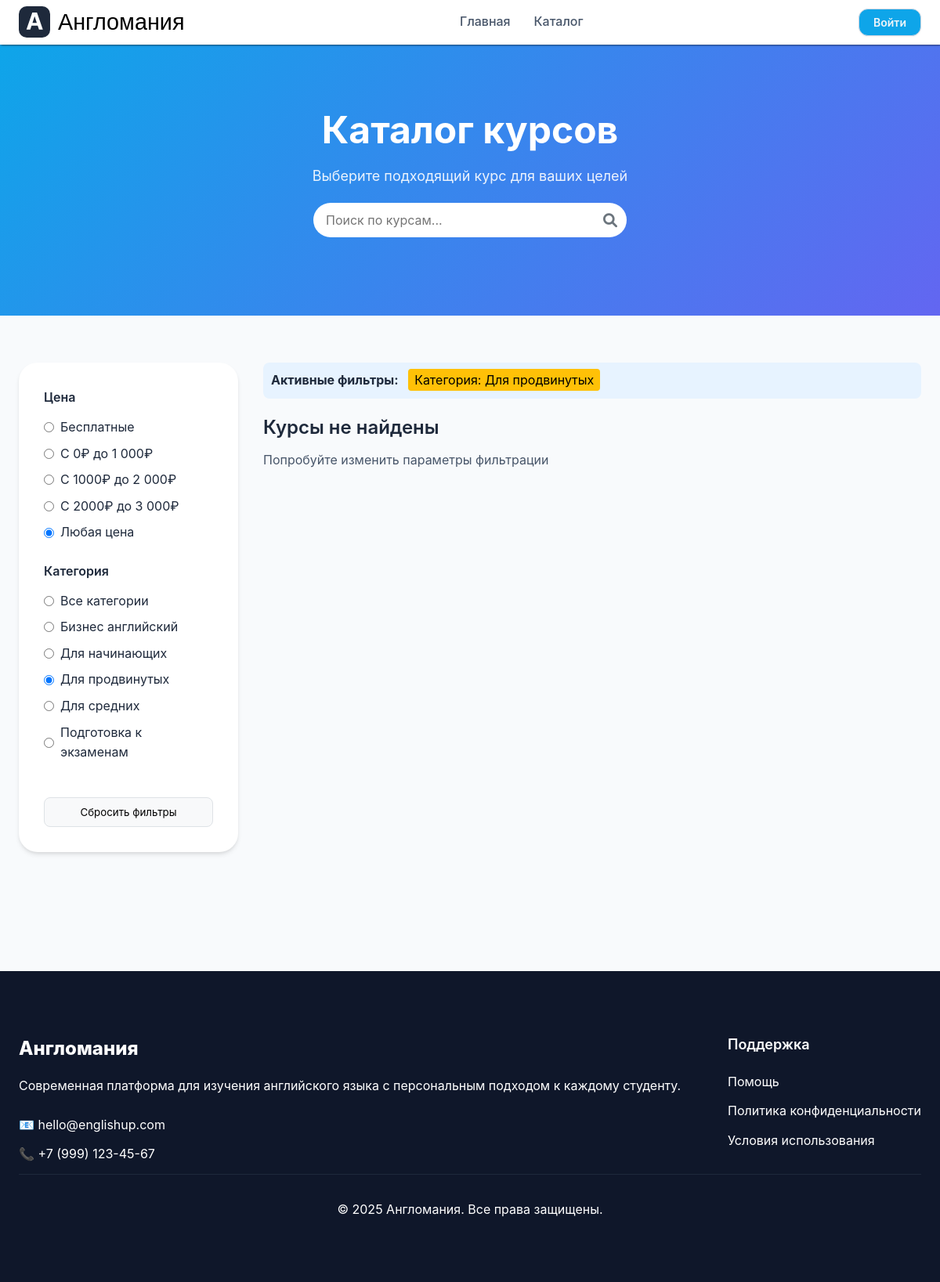
Screenshot of /index.php?page=catalog&category=advanced with the database file from the repository.
### tables this page shows
CREATE TABLE `categories` (
  `id` int NOT NULL,
  `name` varchar(255) NOT NULL,
  `description` text,
  `slug` varchar(255) NOT NULL,
  `created_at` timestamp NULL DEFAULT CURRENT_TIMESTAMP,
  `updated_at` timestamp NULL DEFAULT CURRENT_TIMESTAMP ON UPDATE CURRENT_TIMESTAMP
);

### db/database.php (called while the page is built, shortened)
<?php
function getDBConnection() {
    static $pdo = null;
    if ($pdo === null) {
        try {
            $dsn = "mysql:host=" . DB_HOST . ";dbname=" . DB_NAME . ";charset=" . DB_CHARSET;
            $options = [
                PDO::ATTR_ERRMODE => PDO::ERRMODE_EXCEPTION,
                PDO::ATTR_DEFAULT_FETCH_MODE => PDO::FETCH_ASSOC,
                PDO::ATTR_EMULATE_PREPARES => false,
            ];
            $pdo = new PDO($dsn, DB_USER, DB_PASS, $options);
        } catch (PDOException $e) {
            die("Ошибка подключения к базе данных: " . $e->getMessage());
        }
    }
    return $pdo;
}
function query($sql, $params = []) {
    $pdo = getDBConnection();
    $stmt = $pdo->prepare($sql);
    $stmt->execute($params);
    return $stmt->fetchAll();
}
?>

### includes/courses.php (called while the page is built, shortened)
<?php
require_once __DIR__ . '/../db/database.php';
function getCategories() {
    return query("SELECT * FROM categories ORDER BY name ASC");
}
?>

### pages/catalog.php (the view, shortened to what this page needs)
<?php
$filters = [
    'category' => $_GET['category'] ?? '',
    'price_min' => isset($_GET['price_min']) ? (int)$_GET['price_min'] : null,
    'price_max' => isset($_GET['price_max']) ? (int)$_GET['price_max'] : null,
    'rating' => isset($_GET['rating']) ? (float)$_GET['rating'] : '',
    'search' => $_GET['search'] ?? '',
    'sort' => $_GET['sort'] ?? '',
    'price_range' => $_GET['price_range'] ?? ''
];
$courses = getCourses($filters);
$categories = getCategories();
?>
<section class="catalog-section">
    <div class="catalog-header">
        <div class="container">
            <h1 style="font-size: 48px; font-weight: 700; margin-bottom: 16px;">Каталог курсов</h1>
            <p style="font-size: 18px; opacity: 0.9;">Выберите подходящий курс для ваших целей</p>
            <form method="GET" action="" style="position: relative; max-width: 400px; margin: 20px auto;">
                <div style="position: relative;">
                    <input type="text"
                           name="search"
                           placeholder="Поиск по курсам..."
                           value="<?= htmlspecialchars($filters['search']) ?>"
                           style="width: 100%;
                                  padding: 12px 45px 12px 16px;
                                  border: 2px solid #e1e5e9;
                                  border-radius: 25px;
                                  font-size: 16px;
                                  transition: all 0.3s ease;
                                  border: none;
                                  user-select: none;"
                           onblur="this.style.borderColor='#e1e5e9'">
                    <button type="submit"
                            style="position: absolute;
                                   right: 12px;
                                   top: 50%;
                                   transform: translateY(-50%);
                                   background: none;
                                   border: none;
                                   cursor: pointer;
                                   color: #6c757d;
                                   font-size: 18px;">
                        <i class="fa-solid fa-magnifying-glass"></i>
                    </button>
                </div>
            </form>
        </div>
    </div>
    <div class="container">
        <form method="GET" action="" id="filter-form">
            <div class="catalog-grid">
                <div>
                    <div class="filters-sidebar">
                        <div class="filter-group">
                            <div class="filter-title">Цена</div>
                            <div class="filter-options">
                                <label class="filter-option">
                                    <input type="radio"
                                           name="price_range"
                                           value="free"
                                           <?= ($_GET['price_range'] ?? '') === 'free' ? 'checked' : '' ?>
                                           onchange="document.getElementById('filter-form').submit()">
                                    Бесплатные
                                </label>
                                <label class="filter-option">
                                    <input type="radio"
                                           name="price_range"
                                           value="0-1000"
                                           <?= ($_GET['price_range'] ?? '') === '0-1000' ? 'checked' : '' ?>
                                           onchange="document.getElementById('filter-form').submit()">
                                    С 0₽ до 1 000₽
                                </label>
                                <label class="filter-option">
                                    <input type="radio"
                                           name="price_range"
                                           value="1000-2000"
                                           <?= ($_GET['price_range'] ?? '') === '1000-2000' ? 'checked' : '' ?>
                                           onchange="document.getElementById('filter-form').submit()">
                                    С 1000₽ до 2 000₽
                                </label>
                                <label class="filter-option">
                                    <input type="radio"
                                           name="price_range"
                                           value="2000-3000"
                                           <?= ($_GET['price_range'] ?? '') === '2000-3000' ? 'checked' : '' ?>
                                           onchange="document.getElementById('filter-form').submit()">
                                    С 2000₽ до 3 000₽
                                </label>
                                <label class="filter-option">
                                    <input type="radio"
                                           name="price_range"
                                           value=""
                                           <?= empty($_GET['price_range'] ?? '') ? 'checked' : '' ?>
                                           onchange="document.getElementById('filter-form').submit()">
                                    Любая цена
                                </label>
                            </div>
                        </div>
                        <div class="filter-group">
                            <div class="filter-title">Категория</div>
                            <div class="filter-options">
                                <label class="filter-option">
                                    <input type="radio"
                                           name="category"
                                           value=""
                                           <?= empty($filters['category']) ? 'checked' : '' ?>
                                           onchange="document.getElementById('filter-form').submit()">
                                    Все категории
                                </label>
                                <?php foreach ($categories as $category): ?>
                                <label class="filter-option">
                                    <input type="radio"
                                           name="category"
                                           value="<?= htmlspecialchars($category['slug']) ?>"
                                           <?= $filters['category'] == $category['slug'] ? 'checked' : '' ?>
                                           onchange="document.getElementById('filter-form').submit()">
                                    <?= htmlspecialchars($category['name']) ?>
                                </label>
                                <?php endforeach; ?>
                            </div>
                        </div>
                        <button type="button"
                                onclick="window.location.href='?page=catalog'"
                                style="width: 100%;
                                       padding: 10px;
                                       background: #f8f9fa;
                                       border: 1px solid #dee2e6;
                                       border-radius: 8px;
                                       cursor: pointer;
                                       margin-top: 20px;">
                            Сбросить фильтры
                        </button>
                    </div>
                </div>
                <div class="catalog-content">
                    <?php if (!empty($filters['search']) || !empty($filters['category']) || !empty($filters['price_range']) || !empty($filters['rating'])): ?>
                    <div style="margin-bottom: 20px; padding: 10px; background: #e7f3ff; border-radius: 8px;">
                        <strong>Активные фильтры:</strong>
                        <?php if (!empty($filters['category'])): ?>
                            <?php
                            $category_name = '';
                            foreach ($categories as $cat) {
                                if ($cat['slug'] == $filters['category']) {
                                    $category_name = $cat['name'];
                                    break;
                                }
                            }
                            ?>
                            <span style="background: #ffc107; color: black; padding: 4px 8px; border-radius: 4px; margin-left: 8px;">
                                Категория: <?= htmlspecialchars($category_name) ?>
                            </span>
                        <?php endif; ?>
                    </div>
                    <?php endif; ?>
                    <?php if (empty($courses)): ?>
                        <div class="empty-state">
                            <h3 class="heading-md">Курсы не найдены</h3>
                            <p class="body-md" style="color: var(--gray-600); margin-top: 12px;">
                                Попробуйте изменить параметры фильтрации
                            </p>
                        </div>
                    <?php endif; ?>
                </div>
            </div>
        </form>
    </div>
</section>

### assets/css/styles.css (style rules this page uses)
* { margin: 0; padding: 0; box-sizing: border-box; scroll-behavior: smooth; text-decoration: none; }
body { font-family: "Noto Sans JP", sans-serif; line-height: 1.6; color: #333; background-color: #fff; }
h1, h2, h3, h4, h5, h6 { font-weight: 500; line-height: 1.2; }
h1 { font-size: 2.5rem; font-weight: 700; }
h3 { font-size: 1.5rem; margin-bottom: 0.5rem; }
:root { --primary-50: #F0F9FF; --primary-100: #E0F2FE; --primary-500: #0EA5E9; --primary-600: #0284C7; --primary-800: #1E293B; --gradient-primary: linear-gradient(135deg, #0EA5E9 0%, #6366F1 100%); --gradient-hero: linear-gradient(135deg, #0EA5E9 0%, #3B82F6 50%, #6366F1 100%); --gray-50: #F8FAFC; --gray-100: #F1F5F9; --gray-200: #E2E8F0; --gray-300: #CBD5E1; --gray-600: #475569; --gray-700: #334155; --gray-800: #1E293B; --gray-900: #0F172A; --success: #10B981; --warning: #F59E0B; --error: #EF4444; --shadow-sm: 0 1px 2px 0 rgba(0, 0, 0, 0.05); --shadow-md: 0 4px 6px -1px rgba(0, 0, 0, 0.1), 0 2px 4px -1px rgba(0, 0, 0, 0.06); --shadow-lg: 0 10px 15px -3px rgba(0, 0, 0, 0.1), 0 4px 6px -2px rgba(0, 0, 0, 0.05); --shadow-xl: 0 20px 25px -5px rgba(0, 0, 0, 0.1), 0 10px 10px -5px rgba(0, 0, 0, 0.04); --radius-sm: 8px; --radius-md: 12px; --radius-lg: 16px; --radius-xl: 24px; --radius-full: 9999px; }
* { margin: 0; padding: 0; box-sizing: border-box; font-family: 'Inter', 'SF Pro Display', -apple-system, BlinkMacSystemFont, sans-serif; }
body { background: var(--gray-50); color: var(--gray-800); line-height: 1.6; display: flex; flex-direction: column; min-height: 100vh; }
.container { max-width: 1280px; margin: 0 auto; padding: 0 24px; }
.heading-md { font-size: 24px; font-weight: 600; line-height: 1.4; }
.body-md { font-size: 16px; font-weight: 400; line-height: 1.6; }
.catalog-header { background: var(--gradient-primary); color: white; padding: 80px 0; text-align: center; }
.filters-sidebar { background: white; padding: 32px; border-radius: var(--radius-xl); box-shadow: var(--shadow-md); margin-bottom: 32px; }
.filter-group { margin-bottom: 24px; }
.filter-title { font-weight: 600; margin-bottom: 12px; color: var(--gray-800); }
.filter-options { display: flex; flex-direction: column; gap: 8px; }
.filter-option { display: flex; align-items: center; gap: 8px; cursor: pointer; }
.catalog-grid { display: grid; grid-template-columns: 280px 1fr; gap: 32px; padding: 60px 0; }

### rows the page displays
categories: slug "☐ Бизнес английский", name "Бизнес английский"
categories: slug "☐ Для начинающих", name "Для начинающих"
categories: slug "☑ Для продвинутых", name "Для продвинутых"
categories: slug "☐ Для средних", name "Для средних"
categories: slug "☐ Подготовка к экзаменам", name "Подготовка к экзаменам"
